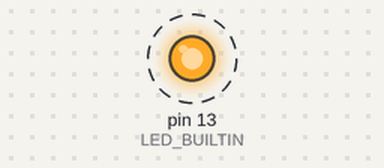
This sketch was run on a simulated Arduino Uno, built with avr-gcc and run on an emulated ATmega328P. Parts: output pins drawn as LEDs (lit = HIGH). Dashed ring = blinking. What the sketch prints to the serial monitor is not drawn.

Above: at 0.5 s.
Timing chart, 0 to 4.6 s (numbered marks = the images above):
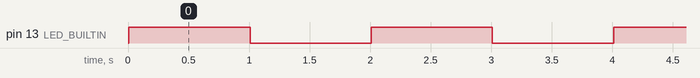

Measured:
- by itself, pin 13 (LED_BUILTIN): alternates HIGH for 1.0 s and LOW for 1.0 s

The sketch:

uno_blink.ino
```cpp
// (licence header left out)
#ifndef LED_BUILTIN
#define LED_BUILTIN 13
#endif

void setup() {
  pinMode(LED_BUILTIN, OUTPUT);
  Serial.begin(115200);
  while (!Serial) {
    ; // Wait for serial port to connect (needed for native USB)
  }
  Serial.println("==================================================");
  Serial.println("  Arduino26 - Uno Clone (ATmega328P + CH340) Ready");
  Serial.println("==================================================");
}

void loop() {
  digitalWrite(LED_BUILTIN, HIGH);
  Serial.println("[+] LED status: HIGH");
  delay(1000);

  digitalWrite(LED_BUILTIN, LOW);
  Serial.println("[+] LED status: LOW");
  delay(1000);
}

// <!-- file sketches/uno_blink/uno_blink.ino ends -->
```
